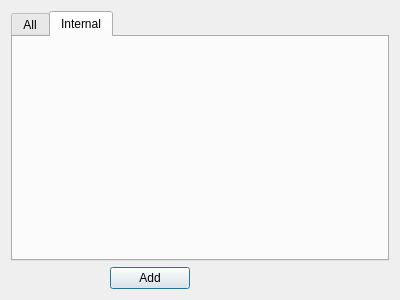
<?xml version="1.0" encoding="UTF-8"?>
<ui version="4.0">
 <class>LightWidget</class>
 <widget class="QDialog" name="LightWidget">
  <property name="geometry">
   <rect>
    <x>0</x>
    <y>0</y>
    <width>400</width>
    <height>300</height>
   </rect>
  </property>
  <property name="windowTitle">
   <string>Dialog</string>
  </property>
  <layout class="QGridLayout" name="gridLayout">
   <item row="1" column="1">
    <widget class="QPushButton" name="btnAdd">
     <property name="sizePolicy">
      <sizepolicy hsizetype="Fixed" vsizetype="Fixed">
       <horstretch>0</horstretch>
       <verstretch>0</verstretch>
      </sizepolicy>
     </property>
     <property name="text">
      <string>Add</string>
     </property>
    </widget>
   </item>
   <item row="0" column="0" colspan="4">
    <widget class="QTabWidget" name="tabWidget">
     <property name="currentIndex">
      <number>1</number>
     </property>
     <widget class="QWidget" name="tab">
      <attribute name="title">
       <string>All</string>
      </attribute>
     </widget>
     <widget class="QWidget" name="tab_2">
      <attribute name="title">
       <string>Internal</string>
      </attribute>
     </widget>
    </widget>
   </item>
   <item row="1" column="2">
    <widget class="QLabel" name="label">
     <property name="text">
      <string/>
     </property>
    </widget>
   </item>
  </layout>
 </widget>
 <resources/>
 <connections/>
</ui>
